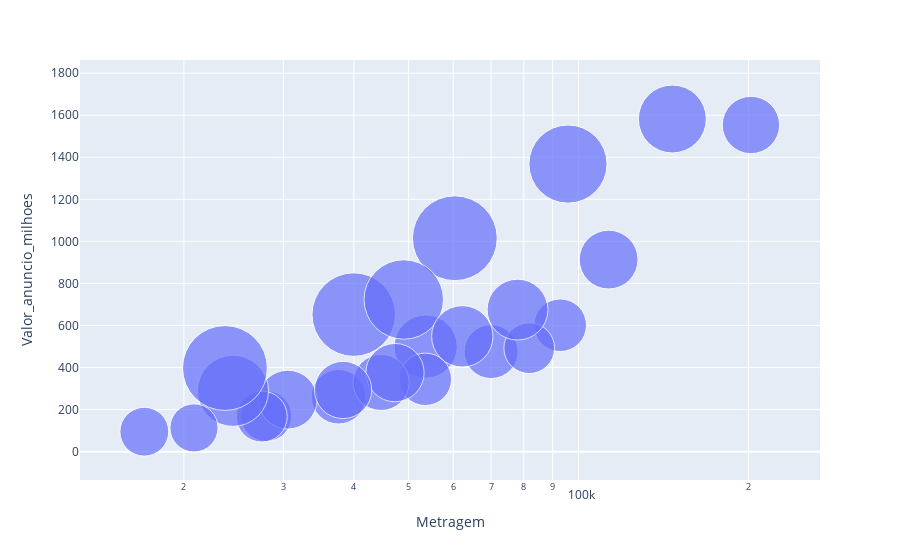

The notebook cell this image was saved under:
### Code cell
fig = px.scatter(metragem_valor.query('Bairro in @bairros'), x = 'Metragem', y = 'Valor_anuncio_milhoes', hover_name = 'Bairro', size = 'valor_m2',
                                    size_max = 60, log_x= True)

fig.show()

### Figure 1 — Plotly figure (JSON) as saved in the notebook; plotly's stock layout.template omitted (floating-point values rounded to 4 significant figures)
{"data": [{"hovertemplate": "<b>%{hovertext}</b><br><br>Metragem=%{x}<br>Valor_anuncio_milhoes=%{y}<br>valor_m2=%{marker.size}<extra></extra>", "hovertext": ["Alto de Pinheiros", "Boaçava", "Bosque da Saúde", "Brooklin Paulista", "Cambuci", "Campo Belo", "Cidade Jardim", "Indianópolis", "Jardim Europa", "Jardim Guedala", "Jardim Leonor", "Jardim Luzitânia", "Jardim Paulista", "Jardim Paulistano", "Jardim da Glória", "Morumbi", "Pacaembu", "Pinheiros", "Planalto Paulista", "Santo Amaro", "Sumaré", "Vila Madalena", "Vila Mariana", "Vila Monumento", "Vila Nova Conceição"], "legendgroup": "", "marker": {"color": "#636efa", "size": [10790.0, 9323.0, 6045.0, 6797.0, 5575.0, 6949.0, 8078.0, 8094.0, 16810.0, 7690.0, 6479.0, 16300.0, 14280.0, 14760.0, 6070.0, 6016.0, 8662.0, 11840.0, 6426.0, 7361.0, 7943.0, 8809.0, 7663.0, 5415.0, 16820.0], "sizemode": "area", "sizeref": 4.673, "symbol": "circle"}, "mode": "markers", "name": "", "orientation": "v", "showlegend": false, "type": "scatter", "x": [146621, 53622, 27984, 70002, 17016, 37574, 113064, 30551, 60387, 202009, 92797, 39979, 95788, 49029, 27472, 81789, 77978, 24428, 53535, 44692, 47304, 62248, 38279, 20838, 23643], "xaxis": "x", "y": [1582.0, 499.9, 169.2, 475.8, 94.86, 261.1, 913.3, 247.3, 1015.0, 1553.0, 601.2, 651.8, 1368.0, 723.6, 166.7, 492.1, 675.4, 289.3, 344.0, 329.0, 375.8, 548.4, 293.3, 112.8, 397.8], "yaxis": "y"}], "layout": {"legend": {"itemsizing": "constant", "tracegroupgap": 0}, "margin": {"t": 60}, "xaxis": {"anchor": "y", "domain": [0, 1], "title": {"text": "Metragem"}, "type": "log"}, "yaxis": {"anchor": "x", "domain": [0, 1], "title": {"text": "Valor_anuncio_milhoes"}}}}
